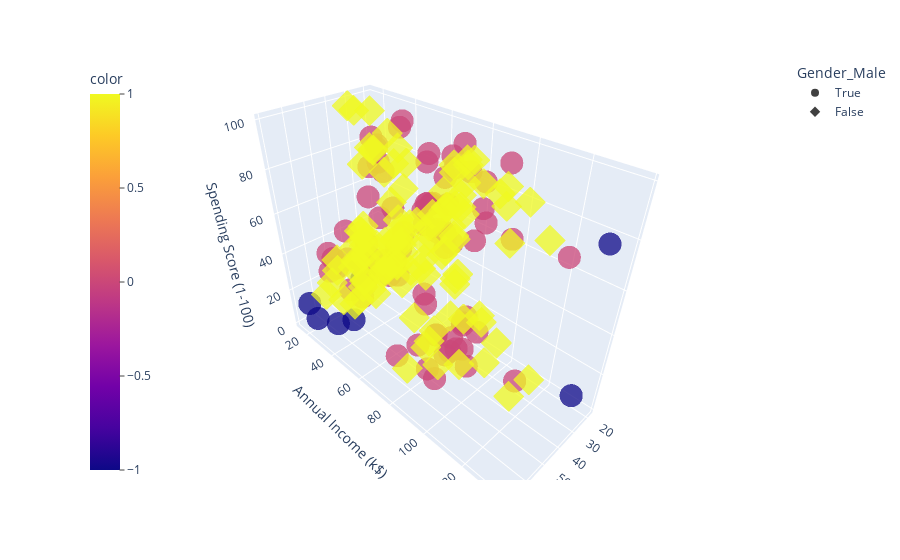

The notebook cell this image was saved under:
### Code cell
# Interactive 3D scatter plot of customers with epsilon value 1.2
import plotly.express as px
fig = px.scatter_3d(
    df,
    x='Age',
    y='Annual Income (k$)',
    z='Spending Score (1-100)',
    color=dbscan.labels_,
    symbol='Gender_Male',
    opacity=0.75
    )
fig.update_layout(coloraxis_colorbar=dict(yanchor='top', y=1, x=0, ticks='outside'))

### Figure 1 — Plotly figure (JSON) as saved in the notebook; plotly's stock layout.template omitted (floating-point values rounded to 4 significant figures)
{"data": [{"hovertemplate": "Gender_Male=True<br>Age=%{x}<br>Annual Income (k$)=%{y}<br>Spending Score (1-100)=%{z}<br>color=%{marker.color}<extra></extra>", "legendgroup": "True", "marker": {"color": [0, 0, -1, -1, -1, 0, 0, 0, 0, 0, 0, 0, 0, -1, -1, 0, 0, 0, 0, 0, 0, 0, 0, 0, 0, 0, 0, 0, 0, 0, 0, 0, 0, 0, 0, 0, 0, 0, 0, 0, 0, 0, 0, 0, 0, 0, 0, 0, 0, 0, 0, 0, 0, 0, 0, 0, 0, 0, 0, 0, 0, 0, 0, 0, 0, 0, 0, 0, 0, 0, 0, 0, 0, 0, 0, 0, 0, 0, 0, 0, 0, 0, 0, 0, 0, 0, -1, -1], "coloraxis": "coloraxis", "opacity": 0.75, "symbol": "circle"}, "mode": "markers", "name": "True", "scene": "scene", "showlegend": true, "type": "scatter3d", "x": [19, 21, 64, 67, 37, 22, 20, 52, 35, 25, 31, 29, 35, 60, 53, 18, 24, 48, 33, 59, 47, 69, 53, 70, 19, 63, 18, 19, 70, 59, 26, 40, 57, 38, 67, 48, 18, 48, 24, 48, 20, 67, 26, 49, 54, 68, 66, 65, 19, 27, 39, 43, 40, 59, 38, 47, 39, 20, 32, 19, 32, 25, 28, 48, 34, 43, 39, 37, 34, 19, 50, 42, 32, 40, 28, 36, 36, 58, 27, 59, 35, 46, 30, 28, 33, 32, 32, 30], "y": [15, 15, 19, 19, 20, 20, 21, 23, 24, 24, 25, 28, 28, 30, 33, 33, 38, 39, 42, 43, 43, 44, 46, 46, 46, 48, 48, 48, 49, 54, 54, 54, 54, 54, 54, 54, 59, 60, 60, 61, 61, 62, 62, 62, 63, 63, 63, 63, 64, 67, 69, 71, 71, 71, 71, 71, 71, 73, 73, 74, 75, 77, 77, 77, 78, 78, 78, 78, 78, 81, 85, 86, 87, 87, 87, 87, 87, 88, 88, 93, 93, 98, 99, 101, 113, 126, 137, 137], "z": [39, 81, 3, 14, 13, 79, 66, 29, 35, 73, 73, 82, 61, 4, 4, 92, 92, 36, 60, 60, 41, 46, 46, 56, 55, 51, 59, 59, 55, 47, 54, 48, 51, 55, 41, 46, 41, 49, 52, 42, 49, 59, 55, 56, 46, 43, 48, 52, 46, 56, 91, 35, 95, 11, 75, 9, 75, 5, 73, 10, 93, 12, 97, 36, 90, 17, 88, 1, 1, 5, 26, 20, 63, 13, 75, 10, 92, 15, 69, 14, 90, 15, 97, 68, 8, 74, 18, 83]}, {"hovertemplate": "Gender_Male=False<br>Age=%{x}<br>Annual Income (k$)=%{y}<br>Spending Score (1-100)=%{z}<br>color=%{marker.color}<extra></extra>", "legendgroup": "False", "marker": {"color": [1, 1, 1, 1, 1, 1, 1, 1, 1, 1, 1, 1, 1, 1, 1, 1, 1, 1, 1, 1, 1, 1, 1, 1, 1, 1, 1, 1, 1, 1, 1, 1, 1, 1, 1, 1, 1, 1, 1, 1, 1, 1, 1, 1, 1, 1, 1, 1, 1, 1, 1, 1, 1, 1, 1, 1, 1, 1, 1, 1, 1, 1, 1, 1, 1, 1, 1, 1, 1, 1, 1, 1, 1, 1, 1, 1, 1, 1, 1, 1, 1, 1, 1, 1, 1, 1, 1, 1, 1, 1, 1, 1, 1, 1, 1, 1, 1, 1, 1, 1, 1, 1, 1, 1, 1, 1, 1, 1, 1, 1, 1, 1], "coloraxis": "coloraxis", "opacity": 0.75, "symbol": "diamond"}, "mode": "markers", "name": "False", "scene": "scene", "showlegend": true, "type": "scatter3d", "x": [20, 23, 31, 22, 35, 23, 30, 35, 58, 24, 35, 35, 46, 54, 45, 40, 23, 21, 49, 21, 42, 30, 36, 20, 65, 31, 49, 24, 50, 27, 29, 31, 49, 31, 50, 51, 27, 67, 54, 43, 68, 32, 47, 60, 60, 45, 23, 49, 46, 21, 55, 22, 34, 50, 68, 40, 32, 47, 27, 23, 49, 21, 66, 19, 38, 18, 19, 63, 49, 51, 50, 38, 40, 23, 31, 25, 31, 29, 44, 35, 57, 28, 32, 32, 34, 44, 38, 47, 27, 30, 30, 56, 29, 31, 36, 33, 36, 52, 30, 37, 32, 29, 41, 54, 41, 36, 34, 32, 38, 47, 35, 45], "y": [16, 16, 17, 17, 18, 18, 19, 19, 20, 20, 21, 23, 25, 28, 28, 29, 29, 30, 33, 33, 34, 34, 37, 37, 38, 39, 39, 39, 40, 40, 40, 40, 42, 43, 43, 44, 46, 47, 47, 48, 48, 48, 49, 50, 50, 54, 54, 54, 54, 54, 57, 57, 58, 58, 59, 60, 60, 60, 60, 62, 62, 62, 63, 63, 64, 65, 65, 65, 65, 67, 67, 67, 69, 70, 70, 72, 72, 73, 73, 74, 75, 76, 76, 77, 78, 78, 78, 78, 78, 78, 78, 79, 79, 81, 85, 86, 87, 88, 88, 97, 97, 98, 99, 101, 103, 103, 103, 103, 113, 120, 120, 126], "z": [6, 77, 40, 76, 6, 94, 72, 99, 15, 77, 35, 98, 5, 14, 32, 31, 87, 73, 14, 81, 17, 73, 26, 75, 35, 61, 28, 65, 55, 47, 42, 42, 52, 54, 45, 50, 51, 52, 59, 50, 48, 47, 42, 49, 56, 53, 52, 42, 44, 57, 58, 55, 60, 46, 55, 40, 42, 47, 50, 41, 48, 42, 50, 54, 42, 48, 50, 43, 59, 43, 57, 40, 58, 29, 77, 34, 71, 88, 7, 72, 5, 40, 87, 74, 22, 20, 76, 16, 89, 78, 73, 35, 83, 93, 75, 95, 27, 13, 86, 32, 86, 88, 39, 24, 17, 85, 23, 69, 91, 16, 79, 28]}], "layout": {"coloraxis": {"colorbar": {"ticks": "outside", "title": {"text": "color"}, "x": 0, "y": 1, "yanchor": "top"}, "colorscale": [[0, "#0d0887"], [0.1111, "#46039f"], [0.2222, "#7201a8"], [0.3333, "#9c179e"], [0.4444, "#bd3786"], [0.5556, "#d8576b"], [0.6667, "#ed7953"], [0.7778, "#fb9f3a"], [0.8889, "#fdca26"], [1, "#f0f921"]]}, "legend": {"title": {"text": "Gender_Male"}, "tracegroupgap": 0}, "margin": {"t": 60}, "scene": {"domain": {"x": [0, 1], "y": [0, 1]}, "xaxis": {"title": {"text": "Age"}}, "yaxis": {"title": {"text": "Annual Income (k$)"}}, "zaxis": {"title": {"text": "Spending Score (1-100)"}}}}}
